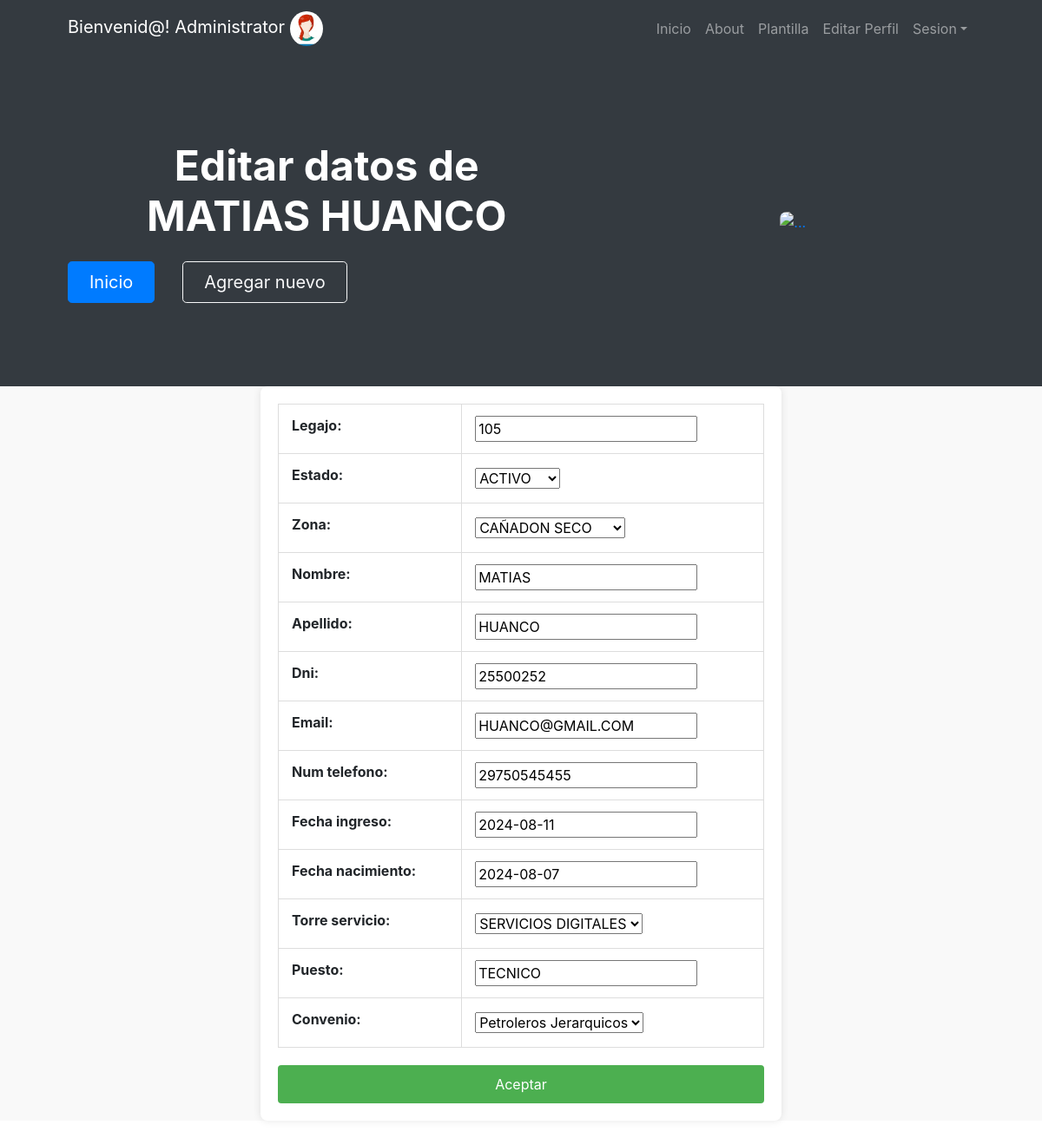
Page /empleados/3/editar (signed in) on the committed database.
### Users/models.py (models this page shows, shortened)
class Avatar(models.Model):
    user = models.OneToOneField(User, on_delete=models.CASCADE)
    imagen = models.ImageField(upload_to="avatares",null=True,blank=True)

### Colaboradores/models.py (models this page shows, shortened)
class Empleado(models.Model):
    legajo = models.IntegerField(null=False)
    estado = models.CharField(
        max_length=15,
        choices=[(k, v) for k, v in ESTADO_OPCIONES.items()],
    )
    zona = models.CharField(
        max_length=220,
        choices=[(k, v) for k, v in ZONA_OPCIONES.items()],null=True
    )
    nombre = models.CharField(max_length=100)
    apellido = models.CharField(max_length=100)
    dni = models.IntegerField(null=False,default=0)
    email = models.EmailField()
    num_telefono = models.IntegerField()
    fecha_ingreso = models.DateField(null=True)
    fecha_nacimiento = models.DateField(null=False)
    torre_servicio = models.CharField(
        max_length=220,
        choices=[(k, v) for k, v in TORRE_OPCIONES.items()],
    )
    puesto = models.CharField(max_length=100)
    convenio = models.CharField(
        max_length=2,
        choices=[(k, v) for k, v in CONVENIO_OPCIONES.items()],
    )

### Colaboradores/views.py (the view)
# urls.py: path("empleados/<pk>/editar",views.EmpleadoUpdate.as_view(), name="update_empleados"),
class EmpleadoUpdate(LoginRequiredMixin,UpdateView):
    model = Empleado
    template_name = "update_empleado.html"
    success_url = reverse_lazy("lista_empleados")
    fields = "__all__"

### Templates/update_empleado.html (shortened to what this page needs)
{% extends "Base.html" %}
{% load static %}
{%block header%}
<header class="header bg-dark  blue py-5">
    <div class="container px-5">
        <div class="row gx-5 align-items-center justify-content-center">
            <div class="col-lg-8 col-xl-7 col-xxl-6">
                <div class="my-5 text-center text-xl-start">
                    <h1 class="display-5 fw-bolder text-white mb-2">Editar datos de <br> {{empleado.nombre}} {{empleado.apellido}} </h1>
                    <div class="d-grid gap-3 d-sm-flex justify-content-sm-center justify-content-xl-start">
                        <a class="btn btn-primary btn-lg px-4 me-sm-3" href="{% url 'inicio'%}">Inicio</a>
                        <a class="btn btn-outline-light btn-lg px-4" href="{% url 'crear_empleado'%}">Agregar nuevo</a>
                    </div>
                </div>
            </div>
            <div class="col-xl-5 col-xxl-6 d-none d-xl-block text-center"><img class="img-fluid rounded-3 my-5" src="https://2.bp.blogspot.com/-SYGeCtU6jTA/VGJQTlz1v1I/AAAAAAAAF_8/zV-iomb9vlQ/s1600/Logo_Stefanini.png" alt="..." /></div>
        </div>
    </div>
</header>
{%endblock header%}
{% block cambia %}
<div class="contenedorFormulario" style="margin-bottom:100px">
    <form action="" method="POST" class="miFormulario">
        <table class="tablaFormulario">
            {{ form.as_table }}
        </table>
        <input type="submit" value="Aceptar" class="botonSubmit">
    </form>
</div>
{% endblock cambia %}

### Templates/Base.html (shortened to what this page needs)
<!DOCTYPE html>
{%load static%}
<html lang="en">
    <head>
        <link href="https://cdn.jsdelivr.net/npm/bootstrap-icons@1.5.0/font/bootstrap-icons.css" rel="stylesheet" />
        <link href="{% static 'css/styles.css' %}" rel="stylesheet" />
    </head>
    <body class="d-flex flex-column h-100">
        <main class="flex-shrink-0">
            <nav class="navbar navbar-expand-lg navbar-dark bg-dark">
                <div class="container px-5">
                    {%if request.user.is_authenticated%}
                    <a class="navbar-brand " > Bienvenid@! {{request.user.username}} <img class ="rounded-circle"src="{{request.user.avatar.imagen.url}}"height="40px"> </a>
                    {%endif%}
                    <div class="collapse navbar-collapse" id="navbarSupportedContent">
                        <ul class="navbar-nav ms-auto mb-2 mb-lg-0">
                            <li class="nav-item"><a class="nav-link" href="{% url "inicio" %}">Inicio</a></li>
                            <li class="nav-item"><a class="nav-link" href="{% url "about" %}">About</a></li>
                            {% if request.user.is_superuser %}
                                <li class="nav-item"><a class="nav-link" href="{% url 'lista_empleados' %}">Plantilla</a></li>
                                <li class="nav-item"><a class="nav-link" href="{% url 'EditarPerfil' %}">Editar Perfil</a></li>
                            {% endif %}
                            <li class="nav-item dropdown">
                                <a class="nav-link dropdown-toggle" id="navbarDropdownPortfolio" href="#" role="button" data-bs-toggle="dropdown" aria-expanded="false">Sesion</a>
                            </li>
                        </ul>
                    </div>
                </div>
            </nav>
          {%block header%}{%endblock%}
            {% block cambia %}{% endblock   %}
        <link href="https://stackpath.bootstrapcdn.com/bootstrap/4.5.2/css/bootstrap.min.css" rel="stylesheet">
    </body>
</html>

### Templates/update_empleado.html (style rules this page uses)
html, body { margin: 0; padding: 0; height: 100%; width: 100%; overflow: auto; }
.contenedorFormulario { height: auto; width: auto; display: block; justify-content: center; align-items: center; background-color: #f9f9f9; }
.tablaFormulario { width: 100%; margin-bottom: 20px; border-collapse: collapse; }
.tablaFormulario th, .tablaFormulario td { padding: 12px 15px; text-align: left; border: 1px solid #ddd; }
.miFormulario { width: 100%; max-width: 600px; padding: 20px; background-color: white; border-radius: 8px; box-shadow: 0 0 10px rgba(0, 0, 0, 0.1); overflow: auto; }
.botonSubmit { display: block; width: 100%; padding: 10px; background-color: #4CAF50; color: white; border: none; border-radius: 4px; cursor: pointer; font-size: 16px; }

### rows in the picture
Empleado: nombre "MATIAS", apellido "HUANCO", legajo "105", estado "ACTIVO", zona "CAÑADON SECO", dni "25500252", email "HUANCO@GMAIL.COM", num_telefono "29750545455", fecha_ingreso "2024-08-11", fecha_nacimiento "2024-08-07", torre_servicio "SERVICIOS DIGITALES", puesto "TECNICO", convenio "Petroleros Jerarquicos"

### other values in the picture
{{ request.user.username }} "Administrator"
